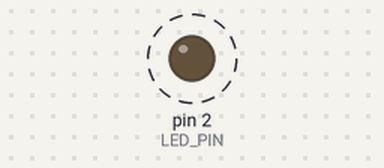
A sketch run on a simulated Arduino Uno, built with avr-gcc and run on an emulated ATmega328P. Shown: output pins drawn as LEDs (lit = HIGH). Dashed ring = blinking.

Above: at 0.5 s.
Timing chart, 0 to 4.6 s (numbered marks = the images above):
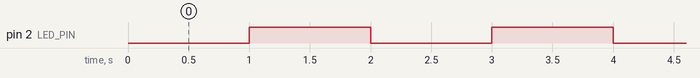

The sketch:

01-blinking-led-four-ways.ino
```cpp
const int LED_PIN = 2;

// bool ledState = false;

unsigned long lastTime = 0;

void setup() {

  pinMode(LED_PIN, OUTPUT);

}

void loop() {

  /*

  First Form

  digitalWrite(LED_PIN, HIGH);
  delay(1000);
  digitalWrite(LED_PIN, LOW);
  delay(1000);

  */

  /*

  Second Form

  digitalWrite(LED_PIN, ledState);
  ledState = !ledState;
  delay(1000);

  */

  /*

  Third Form

  digitalWrite(LED_PIN, !digitalRead(LED_PIN));
  delay(1000);

  */

  // Fourth Form

  unsigned long currentTime = millis();

  if(currentTime - lastTime >= 1000) {

    lastTime = currentTime;
    digitalWrite(LED_PIN, !digitalRead(LED_PIN));

  }
}
```

Measured:
- by itself, pin 2 (LED_PIN): alternates HIGH for 1.0 s and LOW for 1.0 s
